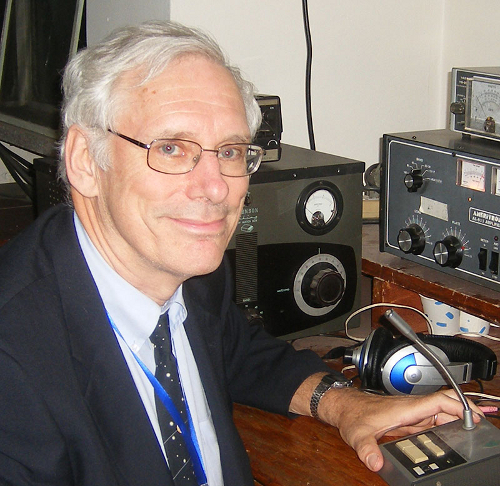
#> input picture images/JamesMichaelMoran.png, 500 x 486 px, found by its file name
$ jupyter execute fourier_transforms.ipynb
#> lines starting #> are read from the running program, lines starting #| are printed output that depends on the picture
## Building images
Any two dimensional image can be made only from sine function. This can be done using sinusoidal gratings. A sinusoidal Grating is a 2D representation in which amplitude varies sinusoidally along a certain direction.

Moving from 1D sine wave to 2D sinusoidal gratings

[cell 1]
import numpy as np
import matplotlib.pyplot as plt
x= np.arange(-500,501,1)
X,Y= np.meshgrid(x,x)
w1=200 #wavelength
a1= 0 #angle
w2=50
a2= np.pi/4
grating1 = np.sin(2*np.pi*(X*np.cos(a1)+Y*np.sin(a1))/w1)
grating2 = np.sin(2*np.pi*(X*np.cos(a2)+Y*np.sin(a2))/w2)
grating = grating1 + grating2

plt.set_cmap("twilight")
plt.figure(figsize=(20,5))

plt.suptitle("Figure 1: Superposition of Sinusoidal Gratings")

plt.subplot(131)
plt.imshow(grating1)
plt.title("Sinusoidal Grating_1")
plt.colorbar()
plt.subplot(132)
plt.imshow(grating2)
plt.title("Sinusoidal Grating_2")
plt.colorbar()
plt.subplot(133)
plt.imshow(grating)
plt.title("Grating_1 + Grating_2")
plt.colorbar()
plt.show()

#### A sinusoidal grating is characterised by four parameters:
- wavelength or frequency
- amplitude
- orientation
- phase

<!-- Functions to calculate Fourier and inverse fourier Transforms -->

[cell 2]
# functions to perform fourier transforms

def do_fourier(input):
    ft=np.fft.ifftshift(input)
    ft=np.fft.fft2(ft)
    return np.fft.fftshift(ft)
def do_inverse_fourier(input):
    ift= np.fft.ifftshift(input)
    ift= np.fft.ifft2(ift)
    ift= np.fft.fftshift(ift)
    return ift.real

 2D Fourier transform of grating(s)

[cell 3]
fft_1= do_fourier(grating1)
fft= do_fourier(grating)
plt.figure(figsize=(10,10))
plt.suptitle("Figure 2")
plt.subplot(221)
plt.imshow(abs(fft_1), cmap="gray")
plt.xlim([460,540])
plt.ylim([460,540])
plt.title("Magnitude Spectrum of grating_1")
plt.subplot(222)
plt.imshow(np.angle(fft_1))
plt.title("Phase spectrum of grating_1")
plt.subplot(223)
plt.imshow(abs(fft), cmap="gray")
plt.xlim([460,540])
plt.ylim([460,540])
plt.title("Magnitude Spectrum of grating")
plt.subplot(224)
plt.imshow(np.angle(fft))
plt.title("Phase spectrum of grating")

Some examples of Fourier Transforms

Delta function centred at origin

[cell 4]
size = 1001
delta = np.zeros((size, size))
#delta[450:550,450:550] = 5
delta[500,500] = 5

F_shifted=do_fourier(delta)
magnitude = np.abs(F_shifted)
phase = np.angle(F_shifted)
p=phase/np.pi
plt.figure(figsize=(15,5))
plt.suptitle("Figure 3")

plt.subplot(1, 3, 1)
plt.title("Delta Function")
plt.xlim(480,520)
plt.ylim(480,520)
plt.imshow(delta, cmap='gray', origin='lower')
plt.colorbar()

plt.subplot(1, 3, 2)
plt.title("FFT Magnitude")
plt.imshow(magnitude, cmap='gray')
plt.colorbar()

plt.subplot(1, 3, 3)
plt.title("FFT Phase")
plt.imshow(p, cmap='twilight', origin='lower')
plt.colorbar()
plt.tight_layout()
plt.show()

Off centered Delta function

[cell 5]
size = 1001
delta = np.zeros((size, size))
delta_both_shifted= np.zeros((size,size))
delta_both_shifted[503,503]=5
delta[503,500] = 5

F_shifted=do_fourier(delta)
both_shifted= do_fourier(delta_both_shifted)
magnitude = np.abs(F_shifted)
phase = np.angle(F_shifted)
p=phase/np.pi
mag_both=np.abs(both_shifted)
phase_both= np.angle(both_shifted)

plt.figure(figsize=(15,10))
plt.suptitle("Figure 4")

plt.subplot(3, 3, 1)
plt.title("Delta Function centered at (503,500)")
plt.imshow(delta, cmap='gray', origin='lower')
plt.xlim(480,520)
plt.ylim(480,520)
plt.colorbar()

plt.subplot(3, 3, 2)
plt.title("FFT Magnitude")
plt.imshow(magnitude, cmap='gray')
plt.colorbar()
plt.axis('off')

plt.subplot(3, 3, 3)
plt.title("FFT Phase")
plt.imshow(p, cmap='twilight', origin='lower')
plt.colorbar()
plt.axis('off')

plt.subplot(3, 3, 4)
plt.title("Delta Function centered at (503,503)")
plt.imshow(delta_both_shifted, cmap='gray', origin='lower')
plt.xlim(480,520)
plt.ylim(480,520)
plt.colorbar()

plt.subplot(3, 3, 5)
plt.title("FFT Magnitude")
plt.imshow(mag_both, cmap='gray')
plt.colorbar()
plt.axis('off')

plt.subplot(3, 3, 6)
plt.title("FFT Phase")
plt.imshow(phase_both, cmap='twilight', origin='lower')
plt.colorbar()
plt.axis('off')

plt.tight_layout()
plt.show()
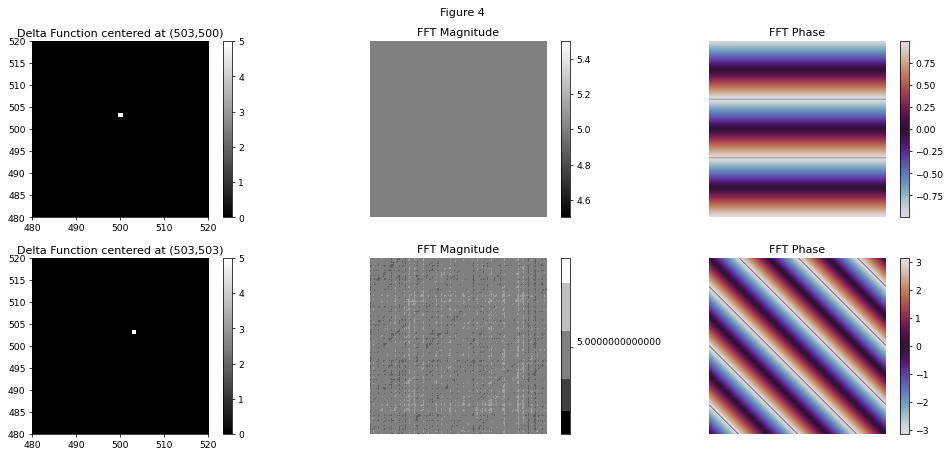
#> figure drawn by matplotlib, 12 panels

Narrow Gaussian

[cell 6]
size = 101
sigma = 5
x = np.linspace(-50, 50, size)
y = np.linspace(-50, 50, size)
X, Y = np.meshgrid(x, y)
gaussian = np.exp(-((X**2 + Y**2) / (2 * sigma**2))**10)

fft_result = np.fft.fft2(gaussian)
fft_shifted = np.fft.fftshift(fft_result)
magnitude = np.abs(fft_shifted)
phase = np.angle(fft_shifted)

plt.figure(figsize=(15, 5))
plt.suptitle("Figure 5")

plt.subplot(1, 3, 1)
plt.imshow(gaussian, cmap='gray', origin='lower')
plt.title("2D Gaussian")
plt.axis('off')

plt.subplot(1, 3, 2)
plt.imshow(magnitude, cmap='twilight', origin='lower')
plt.title("FFT Magnitude")
plt.axis('off')

# Phase Spectrum
plt.subplot(1, 3, 3)
plt.imshow(phase, cmap='twilight', origin='lower')
plt.title("FFT Phase")
plt.axis('off')

plt.tight_layout()
plt.show()
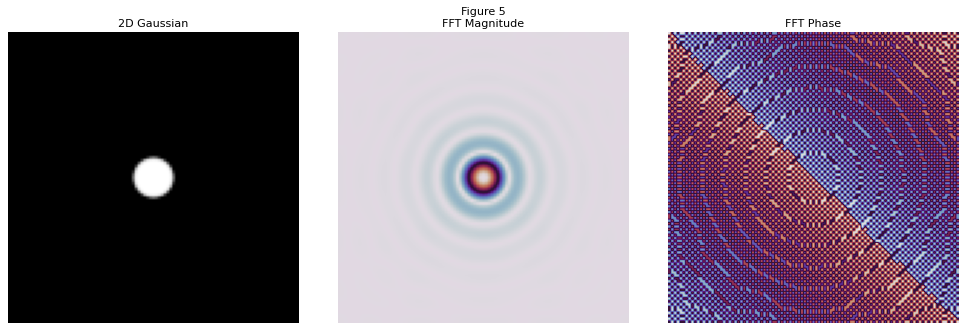
#> figure drawn by matplotlib, 3 panels

Wider gaussian

[cell 7]
size = 101
sigma = 20
x = np.linspace(-50, 50, size)
y = np.linspace(-50, 50, size)
X, Y = np.meshgrid(x, y)
gaussian = np.exp(-((X**2 + Y**2) / (2 * sigma**2))**10)

fft_result = np.fft.fft2(gaussian)
fft_shifted = np.fft.fftshift(fft_result)
magnitude = np.abs(fft_shifted)
phase = np.angle(fft_shifted)

plt.figure(figsize=(15, 5))
plt.suptitle("Figure 5")

plt.subplot(1, 3, 1)
plt.imshow(gaussian, cmap='gray', origin='lower')
plt.title("2D Gaussian")
plt.axis('off')

plt.subplot(1, 3, 2)
plt.imshow(magnitude, cmap='twilight', origin='lower')
plt.title("FFT Magnitude")
plt.axis('off')

# Phase Spectrum
plt.subplot(1, 3, 3)
plt.imshow(phase, cmap='twilight', origin='lower')
plt.title("FFT Phase")
plt.axis('off')

plt.tight_layout()
plt.show()
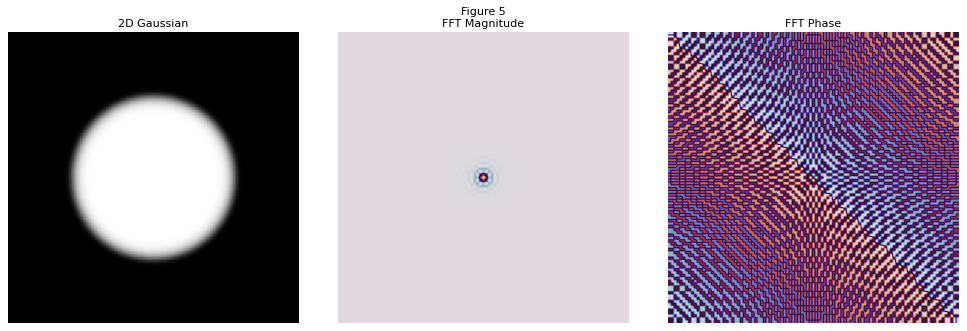
#> figure drawn by matplotlib, 3 panels

- Narrow features become wide in fourier space and vice-versa.
- Narrow peaks corresponds to high spatial frequency while wide peaks or features correspond to low spatial frequency.

Removing  low frequency features from fourier transform of an image

[cell 8]
import numpy as np
import matplotlib.pyplot as plt
from matplotlib.image import imread

img = imread(r'/home/amandeep-kaur/aspire-black-hole-project/images/JamesMichaelMoran.png') #---> need to change
#> img is the input picture: shape (486, 500, 3) float32; mean R, G, B 0.482, 0.433, 0.405
if img.ndim == 3:
    img = img.mean(axis=2)
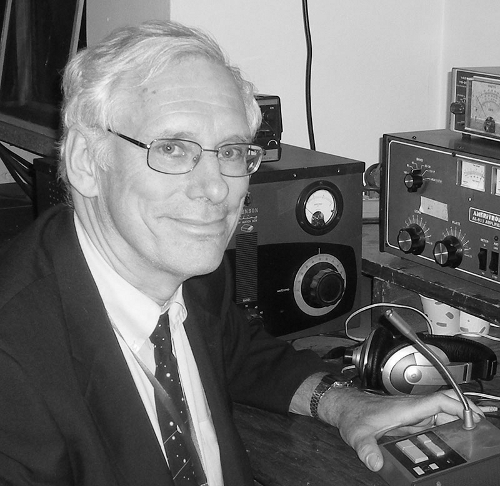
#> img: shape (486, 500) float32; min 0, max 1, mean 0.44

# Ensure square and odd-sized array
array_size = min(img.shape)
#> array_size = 486
if array_size % 2 == 0:
    array_size -= 1
#> array_size = 485
img = img[:array_size, :array_size]
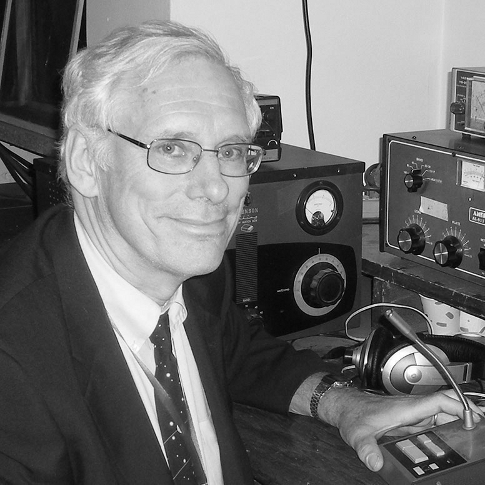
#> img: shape (485, 485) float32; min 0, max 1, mean 0.441

image_fft = do_fourier(img)
#> in do_fourier (call 6), `ft=np.fft.ifftshift(input)`:
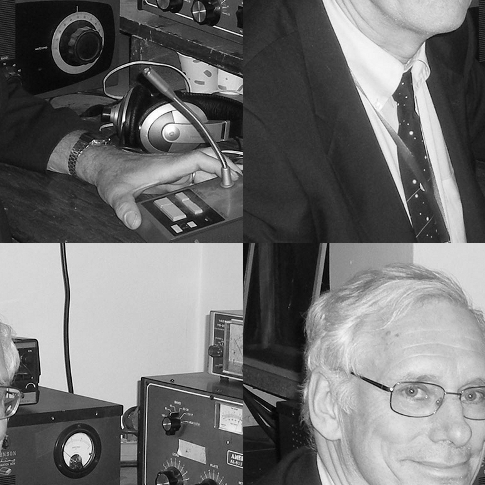
#> ft: shape (485, 485) float32; min 0, max 1, mean 0.441

# Create circular mask to remove low frequencies
height, width = image_fft.shape
#> height = 485; width = 485
centre = array_size // 2
#> centre = 242
radius = 20

Y, X = np.meshgrid(np.arange(height), np.arange(width), indexing='ij')
distance = np.sqrt((X - centre)**2 + (Y - centre)**2)
mask = distance > radius  # keep high frequencies only

# Apply the mask
fft_new = image_fft * mask
masked_image =do_inverse_fourier(fft_new)
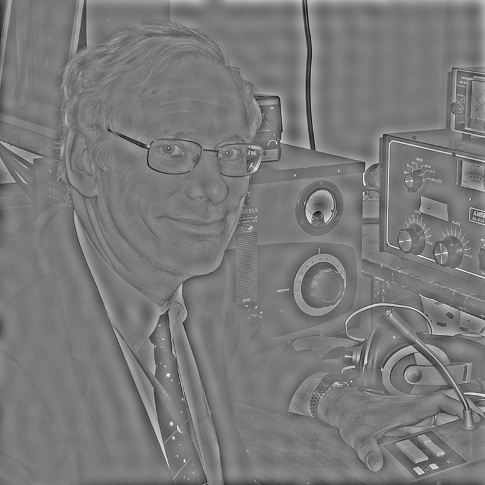
#> masked_image: shape (485, 485) float64; min -0.744, max 0.805, mean -4.83e-19; drawn with min black and max white

# Plotting
plt.figure(figsize=(12, 5))
plt.suptitle("Figure 6")

plt.subplot(2, 3, 1)
plt.imshow(img, cmap='gray')
plt.title("Original image")
plt.colorbar()

plt.subplot(2, 3, 2)
plt.imshow(np.log10(np.abs(image_fft)), cmap='gray')
plt.title("Log Magnitude (Original FFT)")
plt.colorbar()

plt.subplot(2,3 , 3)
plt.imshow(np.angle(image_fft), cmap='twilight')
plt.title("Phase (Original FFT)")
plt.colorbar()

# Reconstructed image
plt.subplot(2, 3, 4)
plt.imshow(masked_image, cmap='gray')
plt.title("Reconstructed (Low Freq Removed)")
plt.colorbar()

plt.subplot(2, 3, 5)
plt.imshow(np.log1p(np.abs(fft_new)), cmap='gray')
plt.title("Log Magnitude (Masked FFT)")
plt.colorbar()

plt.subplot(2, 3, 6)
plt.imshow(np.angle(fft_new), cmap='twilight')
plt.title("Phase (Masked FFT)")
plt.colorbar()

plt.tight_layout()
plt.show()
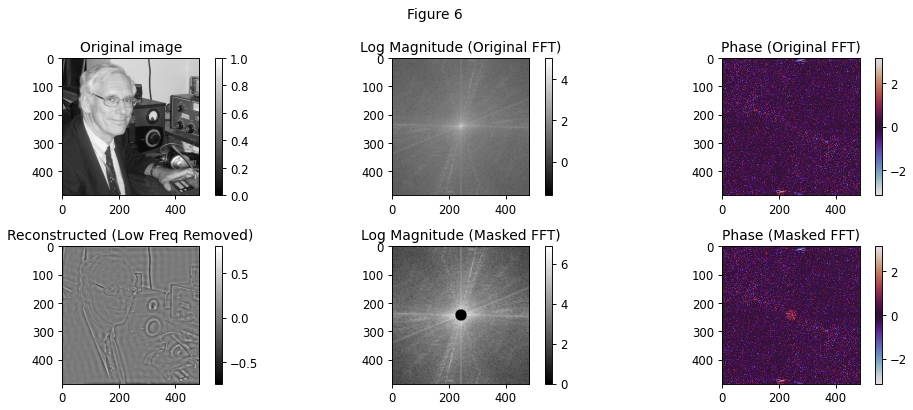
#> figure drawn by matplotlib, 12 panels

Removing  high frequency features from fourier transform of an image

[cell 9]
# Create circular mask to remove high frequencies
height, width = image_fft.shape
centre = array_size // 2
radius = 10

Y, X = np.meshgrid(np.arange(height), np.arange(width), indexing='ij')
distance = np.sqrt((X - centre)**2 + (Y - centre)**2)
mask = distance <= radius  # keep low frequencies only

fft_new = image_fft * mask
masked_image = do_inverse_fourier(fft_new)
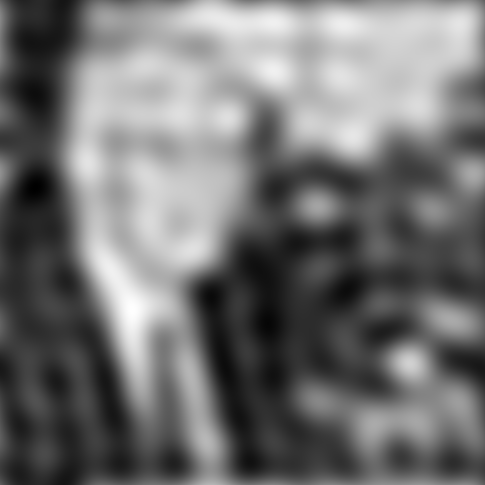
#> masked_image: shape (485, 485) float64; min -0.0238, max 1.01, mean 0.441; drawn with min black and max white

# Plotting
plt.figure(figsize=(12, 5))
plt.suptitle("Figure 7")

plt.subplot(1, 3, 1)
plt.imshow(np.log1p(np.abs(fft_new)), cmap='gray')
plt.title("Log Magnitude (Masked FFT)")
plt.colorbar()

plt.subplot(1, 3, 2)
plt.imshow(np.angle(fft_new), cmap='twilight')
plt.title("Phase (Masked FFT)")
plt.colorbar()

plt.subplot(1, 3, 3)
plt.imshow(masked_image, cmap='gray')
plt.title("Reconstructed (High Freq Removed)")
plt.colorbar()

plt.tight_layout()
plt.show()
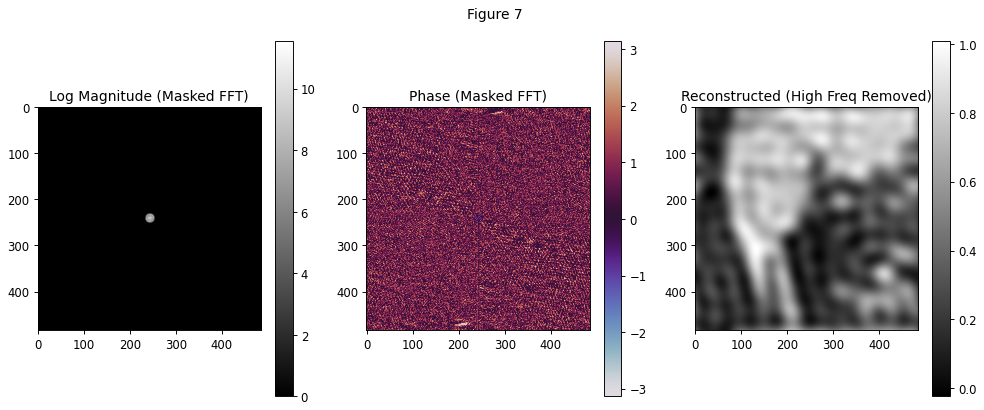
#> figure drawn by matplotlib, 6 panels
